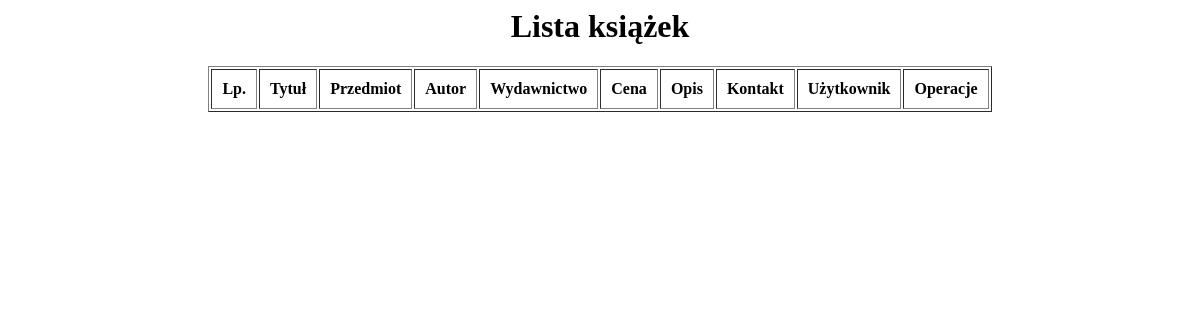
The page /lista/ (signed in) on the database as committed earlier.
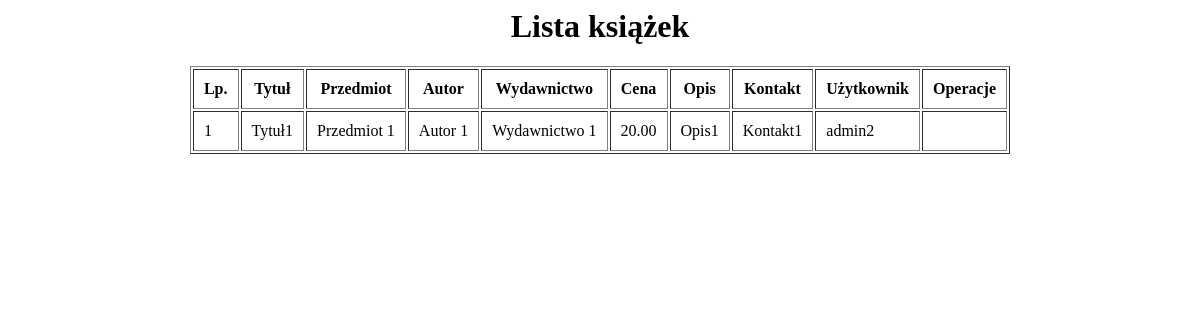
The same page on the database as committed later.
### ksiazki/models.py (models this page shows, shortened)
class Ksiazki(models.Model):
    UZYWANA = 'U'
    NOWA = 'N'
    STAN = ((UZYWANA, 'Używana'), (NOWA, 'Nowa'),)
    stan = models.CharField(max_length=1, choices=STAN, default=UZYWANA)
    tytul = models.CharField(verbose_name='Tytuł', max_length=30)
    przedmiot = models.TextField(blank=True, help_text='Przedmiot')
    autor = models.TextField(blank=True, help_text='Autor')
    wydawnictwo = models.TextField(blank=True, help_text='Wydawnictwo')
    kontakt = models.TextField(blank=True, help_text='Kontakt')
    cena = models.DecimalField(max_digits=5, decimal_places=2)
    opis = models.TextField(blank=True, help_text='Opis Ksiazki')
    data = models.DateField('dodano', auto_now_add=True)
    uzytkownik = models.ForeignKey(User, on_delete=models.CASCADE)
    class Meta:
        verbose_name_plural = 'ksiazki'

### ksiazki/templates/ksiazki/ksiazki_list.html (shortened to what this page needs)
<center><h1>Lista książek</h1></center>
<center><table border="1" cellspacing="2" cellpadding="10" class="table">
<tr>
<th>Lp.</th>
<th>Tytuł</th>
<th>Przedmiot</th>
<th>Autor</th>
<th>Wydawnictwo</th>
<th>Cena</th>
<th>Opis</th>
<th>Kontakt</th>
<th>Użytkownik</th>
<th>Operacje</th>
</tr>
{% for p in object_list %}
<tr>
    <td>{{ forloop.counter }}</td>
    <td>{{ p.tytul }}</td>
    <td>{{ p.przedmiot}}</td>
    <td>{{ p.autor }}</td>
    <td>{{ p.wydawnictwo}}</td>
    <td>{{ p.cena }}</td>
    <td>{{ p.opis }}</td>
    <td>{{ p.kontakt }}</td>
    <td>{{ p.uzytkownik }}</td>
    <td>
    </td>
</tr>
{% endfor %}
</table></center>

Rows that differ between the two databases and show on the page:
added Ksiazki: tytul "Tytuł1", przedmiot "Przedmiot 1", autor "Autor 1", wydawnictwo "Wydawnictwo 1", cena "20.00", opis "Opis1", kontakt "Kontakt1", uzytkownik "admin2"
